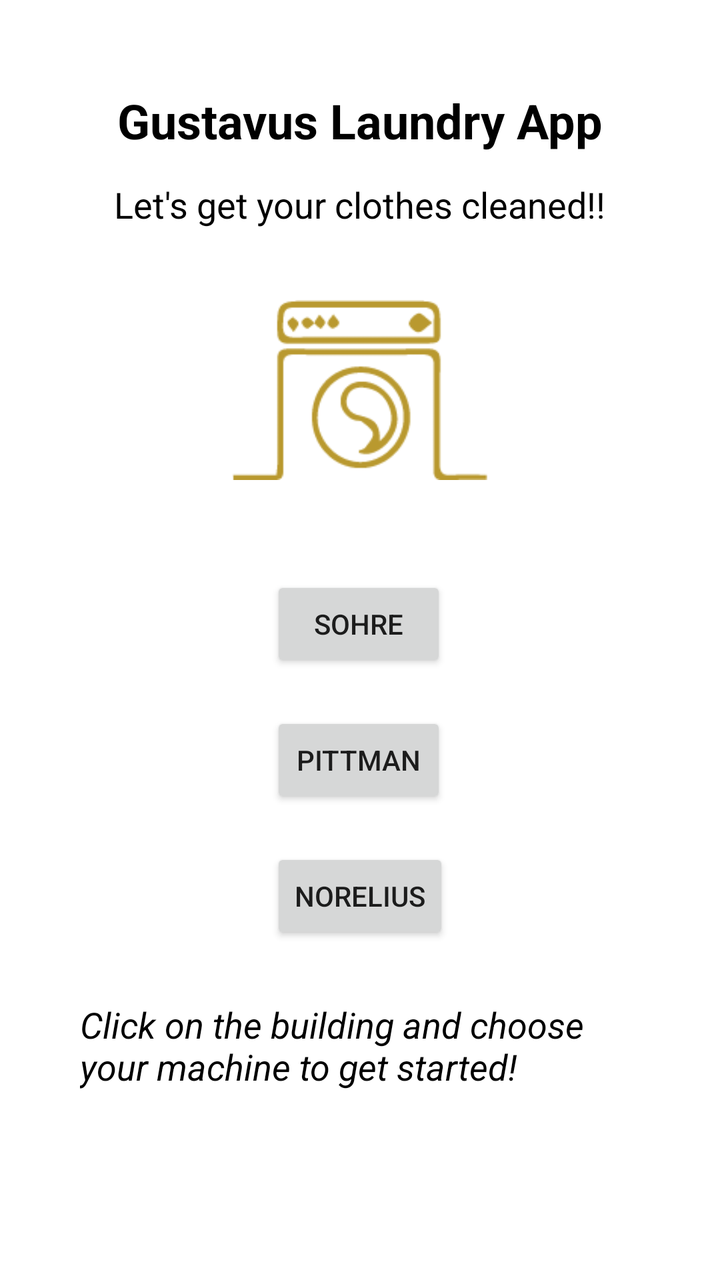
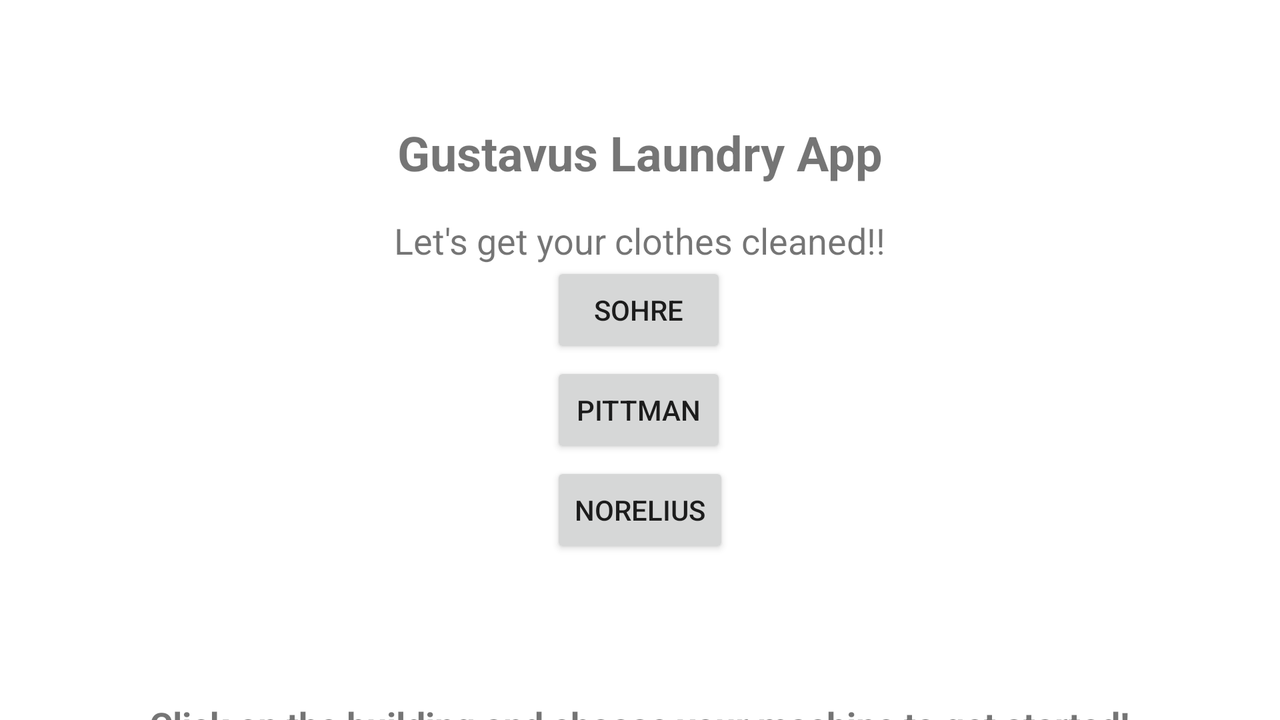

An Android layout and its configuration variant, each rendered on a device that would load it. The default file and the variant file are quoted in full after the pictures.
<!-- AndroidManifest.xml: application theme Theme.WhoLetTheClothesOut -->
<!-- res/layout/activity_main.xml -->
<?xml version="1.0" encoding="utf-8"?>
<FrameLayout xmlns:android="http://schemas.android.com/apk/res/android"
    xmlns:tools="http://schemas.android.com/tools"
    android:layout_width="match_parent"
    android:layout_height="match_parent">

    <TextView
        android:layout_width="wrap_content"
        android:layout_height="wrap_content"
        android:layout_gravity="center_horizontal"
        android:layout_marginTop="44dp"
        android:textStyle="bold"
        android:textSize="24dp"
        android:text="@string/welcome_message"
        android:textColor="@color/black"/>

    <TextView
        android:layout_width="wrap_content"
        android:layout_height="wrap_content"
        android:layout_gravity="center_horizontal"
        android:layout_marginTop="90dp"
        android:textSize="18dp"
        android:text="@string/purpose_message"
        android:textColor="@color/black"/>

    <ImageView
        android:layout_width="wrap_content"
        android:layout_height="90dp"
        android:layout_gravity="center_horizontal"
        android:layout_marginTop="150dp"
        android:src="@drawable/laundry_logo"
        />


    <LinearLayout
        android:layout_width="wrap_content"
        android:layout_height="wrap_content"
        android:layout_gravity="center"
        android:orientation="vertical">

        <Button
            android:id="@+id/sohreButton"
            android:layout_width="wrap_content"
            android:layout_height="wrap_content"
            android:layout_marginTop="120dp"
            android:text="@string/sohre_button">
        </Button>

        <Button
            android:id="@+id/pittmanButton"
            android:layout_width="wrap_content"
            android:layout_height="wrap_content"
            android:text="@string/pittman_button"
            android:layout_marginTop="20dp">
        </Button>

        <Button
            android:id="@+id/noreliusButton"
            android:layout_width="wrap_content"
            android:layout_height="wrap_content"
            android:text="@string/norelius_button"
            android:layout_marginTop="20dp">
        </Button>
    </LinearLayout>

    <TextView
        android:layout_width="280dp"
        android:layout_height="wrap_content"
        android:layout_gravity="center_horizontal"
        android:layout_marginTop="500dp"
        android:textStyle="italic"
        android:textSize="18dp"
        android:text="@string/instruction_message"
        android:textColor="@color/black"/>


</FrameLayout>
<!-- resources referenced by this layout -->
<resources>
  <color name="black">#FF000000</color>
  <!-- drawable laundry_logo: png bitmap (drawable, 3414 bytes) -->
  <string name="instruction_message">"Click on the building and choose your machine to get started!"</string>
  <string name="norelius_button">Norelius</string>
  <string name="pittman_button">Pittman</string>
  <string name="purpose_message">"Let\'s get your clothes cleaned!!"</string>
  <string name="sohre_button">Sohre</string>
  <string name="welcome_message">"Gustavus Laundry App"</string>
  <style name="Theme.WhoLetTheClothesOut" parent="Theme.MaterialComponents.DayNight.DarkActionBar">
          
          <item name="colorPrimary">@color/yellow</item>
          <item name="colorPrimaryVariant">@color/gold</item>
          <item name="colorOnPrimary">@color/white</item>
          
          <item name="colorSecondary">@color/teal_200</item>
          <item name="colorSecondaryVariant">@color/teal_700</item>
          <item name="colorOnSecondary">@color/black</item>
          
          <item name="android:statusBarColor" tools:targetApi="l">?attr/colorPrimaryVariant</item>
          
      </style>
  <color name="yellow">#EDCB01</color>
  <color name="gold">#D4AF37</color>
  <color name="white">#FFFFFFFF</color>
  <color name="teal_200">#FF03DAC5</color>
  <color name="teal_700">#FF018786</color>
</resources>
<!-- res/layout-land/activity_main.xml (the author's variant of the layout above) -->
<!-- drawn on the phone turned sideways -->
<?xml version="1.0" encoding="utf-8"?>
<FrameLayout xmlns:android="http://schemas.android.com/apk/res/android"
    xmlns:tools="http://schemas.android.com/tools"
    android:layout_width="match_parent"
    android:layout_height="match_parent">

    <TextView
        android:layout_width="wrap_content"
        android:layout_height="wrap_content"
        android:layout_gravity="center_horizontal"
        android:layout_marginTop="36dp"
        android:padding="24dp"
        android:textStyle="bold"
        android:textSize="24dp"
        android:text="@string/welcome_message"/>

    <TextView
        android:layout_width="wrap_content"
        android:layout_height="wrap_content"
        android:layout_gravity="center_horizontal"
        android:layout_marginTop="108dp"
        android:textSize="18dp"
        android:text="@string/purpose_message"/>

    <TextView
        android:layout_width="wrap_content"
        android:layout_height="wrap_content"
        android:layout_gravity="center_horizontal"
        android:layout_marginTop="350dp"
        android:textStyle="bold"
        android:textSize="18dp"
        android:text="@string/instruction_message"/>

    <LinearLayout
        android:layout_width="wrap_content"
        android:layout_height="wrap_content"
        android:layout_gravity="center"
        android:orientation="vertical">

        <Button
            android:id="@+id/sohreButton"
            android:layout_width="wrap_content"
            android:layout_height="wrap_content"
            android:layout_marginTop="50dp"
            android:text="@string/sohre_button">
        </Button>

        <Button
            android:id="@+id/pittmanButton"
            android:layout_width="wrap_content"
            android:layout_height="wrap_content"
            android:text="@string/pittman_button"
            android:layout_marginTop="2dp">
        </Button>

        <Button
            android:id="@+id/noreliusButton"
            android:layout_width="wrap_content"
            android:layout_height="wrap_content"
            android:text="@string/norelius_button"
            android:layout_marginTop="2dp">
        </Button>
    </LinearLayout>

</FrameLayout>
<!-- resources referenced by the variant -->
<!-- as the phone turned sideways resolves them -->
<resources>
  <string name="instruction_message">"Click on the building and choose your machine to get started!"</string>
  <string name="norelius_button">Norelius</string>
  <string name="pittman_button">Pittman</string>
  <string name="purpose_message">"Let\'s get your clothes cleaned!!"</string>
  <string name="sohre_button">Sohre</string>
  <string name="welcome_message">"Gustavus Laundry App"</string>
  <style name="Theme.WhoLetTheClothesOut" parent="Theme.MaterialComponents.DayNight.DarkActionBar">
          
          <item name="colorPrimary">@color/yellow</item>
          <item name="colorPrimaryVariant">@color/gold</item>
          <item name="colorOnPrimary">@color/white</item>
          
          <item name="colorSecondary">@color/teal_200</item>
          <item name="colorSecondaryVariant">@color/teal_700</item>
          <item name="colorOnSecondary">@color/black</item>
          
          <item name="android:statusBarColor" tools:targetApi="l">?attr/colorPrimaryVariant</item>
          
      </style>
  <color name="yellow">#EDCB01</color>
  <color name="gold">#D4AF37</color>
  <color name="white">#FFFFFFFF</color>
  <color name="teal_200">#FF03DAC5</color>
  <color name="teal_700">#FF018786</color>
  <color name="black">#FF000000</color>
</resources>
